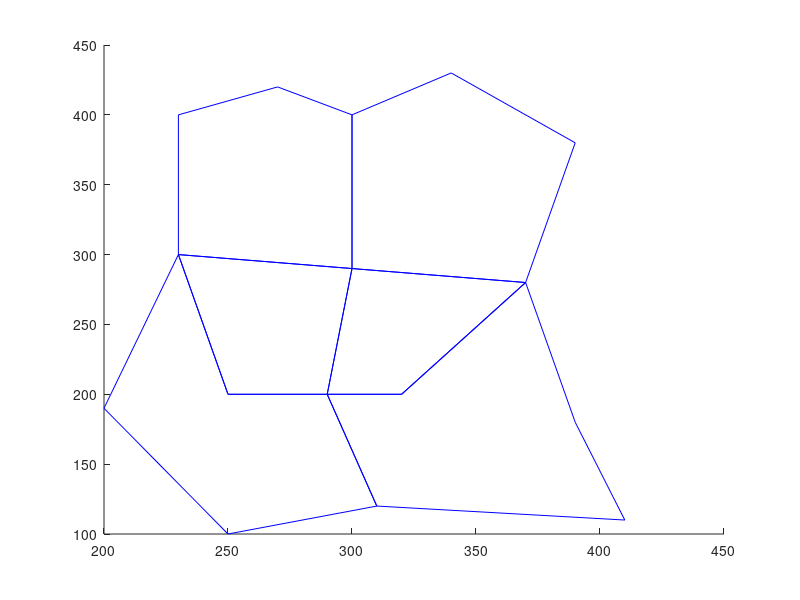

MATLAB code to generate this figure: (Note: this script raises an error after producing the figure.)
% ************************************************************%%           point_poly.m%%       %   Author:%   Date:%% ************************************************************%clear, clfformat short%Loading in Polygons and Coordinates dataload Polygons.txtload Coord.txt%Storing ncol and nrow[ncol, nrow] = size(Polygons);%Init plot in bluehold on;for i=1:ncol  including_zeros = Polygons(i,:);  pol_index_array = [] ;  for j=1:length(Polygons(i,:))    if Polygons(i,j) ~= 0      pol_index_array(j) = including_zeros(j);    end %if  end %for  x = transpose(Coord(pol_index_array,1));  y = transpose(Coord(pol_index_array,2));  plot(x,y, 'b-');end%Set control structure variablecontinue_prog = 1;while continue_prog == 1  %Display message to user  disp("Click in an arbitrary polygon:");  %Setting coordinates from click  [click_x, click_y] = ginput(1);  p_click = [click_x, click_y];  %Initializing "Support point" outside of plot area, same height as y-click  p_sup = [0, click_y]; %x=0, y=click  for i=1:ncol %For each polygon    including_zeros = Polygons(i,:);    pol_index_array = [] ;    for j=1:length(Polygons(i,:))      if Polygons(i,j) ~= 0        pol_index_array(j) = including_zeros(j);      end %if    end %for    x = transpose(Coord(pol_index_array,1)); %Get x     y = transpose(Coord(pol_index_array,2)); %and y coord from index    sum_inside = 0; %initialize sum    for j=1:length(x)-1 %For each line segment      %Check condition      if (side_triangle([x(j), y(j)], [x(j+1), y(j+1)], p_click) ~= (side_triangle([x(j), y(j)], [x(j+1), y(j+1)], p_sup))) && (side_triangle(p_click, p_sup,[x(j), y(j)]) ~= (side_triangle(p_click, p_sup,[x(j+1), y(j+1)])))        sum_inside = sum_inside + 1; %If condition valid, add one to sum      end; %if    end; %for    if mod(sum_inside,2) == 1 %Check sum for current polygon, if not divisible by 2 (i.e. 0 or 2)      index_inside = i; %Then this is the clicked polygon      break    end %if  end; %for  %Extract and plot clicked polygon in red  including_zeros = Polygons(index_inside,:);  pol_index_array = [] ;  for j=1:length(Polygons(i,:))    if Polygons(i,j) ~= 0      pol_index_array(j) = including_zeros(j);    end %if  end %for  x = transpose(Coord(pol_index_array,1));  y = transpose(Coord(pol_index_array,2));  plot(x,y, 'r-');    %Luckily all sorted, but in counter-clockwise direction... so need to negate area calc.  %also, here have start point listed twice, where my area_pol()  %Function assumed only once.  %However, data set up so that these points are vertical, i.e. area=0  %But for a bit more generalizability, instead of:  %-area_pol([transpose(x),transpose(y)])  area_selected = -area_pol([transpose(x(1:length(x)-1)),transpose(y(1:length(y)-1))]);  %Display selected polygon and area  disp("The number of the selected polygon is:");  disp(index_inside);  disp("The area of the polygon is (square meter):");  disp(area_selected);  %Let user set control structure variable  continue_prog = input("Press 1 (=continue to select polygons) or 0 (=stop the program):")end %while